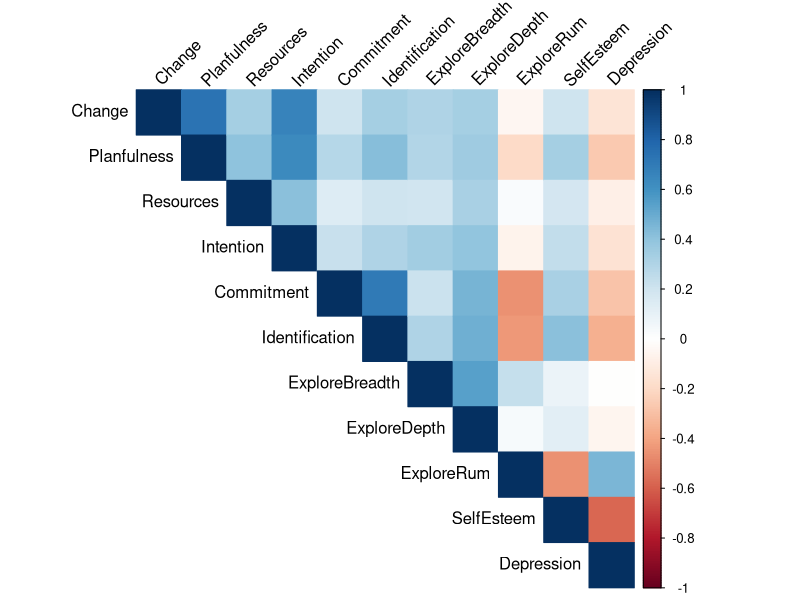

Generate this figure with R: (Note: this script raises an error after producing the figure.)
### Laura Maria Fetz
### Reshaping the essence of personal growth, identity formation, and well-being
### Last updated 3rd of October 2026

#------------------------------------------------------------------------------- LOADING DATA AND PACKAGES
# Load packages
library(lavaan)
library(corrplot)
library(tidyverse)

# Import correlation matrix
data <- c(0.73,
          0.33, 0.40,
          0.66, 0.63, 0.41,
          0.20, 0.28, 0.14, 0.22,
          0.33, 0.42, 0.20, 0.30, 0.70,
          0.30, 0.29, 0.19, 0.34, 0.21, 0.30,
          0.33, 0.35, 0.32, 0.39, 0.46, 0.48, 0.54,
          -0.05, -0.20, 0.02, -0.07, -0.46, -0.44, 0.23, 0.03,
          0.20, 0.33, 0.18, 0.24, 0.32, 0.41, 0.08, 0.12, -0.46,
          -0.15, -0.27, -0.09, -0.16, -0.29, -0.36, -0.01, -0.06, 0.45, -0.58)


# Summary statistics
N   <- 551
M   <- c(3.04, 2.97, 2.33, 3.17, 3.54, 3.47, 3.53, 3.17, 2.58, 3.11, 0.91)
SDs <- c(0.86, 0.91, 1.14, 0.88, 0.95, 0.85, 0.78, 0.80, 0.96, 0.64, 0.65)

# Variable names
obsnames <- c("Change", "Planfulness", "Resources", "Intention", 
              "Commitment", "Identification", "ExploreBreadth", "ExploreDepth", 
              "ExploreRum", "SelfEsteem", "Depression")

#------------------------------------------------------------------------------- CORRELATION AND COVARIANCE MATRIX
# Correlation matrix
(corMat <- getCov(data, diagonal = FALSE, names = obsnames))


# Create a heatmap
corrplot(corMat, method = "color", type = "upper", 
         tl.col = "black", tl.srt = 45)


# Covariance matrix
(covMat <- getCov(data, diagonal = FALSE, sds= SDs, names = obsnames))

#------------------------------------------------------------------------------- INITIAL MODEL
# Define model
model1 <- '
    # Regressions
    Commitment       ~         b52*Planfulness
    Identification   ~         b62*Planfulness
    ExploreBreadth   ~         b74*Intention
    ExploreDepth     ~         b83*Resources + b84*Intention
    ExploreRum       ~         b91*Change + b92*Planfulness + b93*Resources
    SelfEsteem       ~         b102*Planfulness + b106*Identification + 
                               b107*ExploreBreadth + b109*ExploreRum
    Depression       ~         b112*Planfulness + b116*Identification + 
                               b119*ExploreRum

    # Residual variance
    Change          ~~         p11*Change
    Planfulness     ~~         p22*Planfulness
    Resources       ~~         p33*Resources
    Intention       ~~         p44*Intention
    Commitment      ~~         p55*Commitment
    Identification  ~~         p66*Identification
    ExploreBreadth  ~~         p77*ExploreBreadth
    ExploreDepth    ~~         p88*ExploreDepth
    ExploreRum      ~~         p99*ExploreRum
    SelfEsteem      ~~         p1010*SelfEsteem
    Depression      ~~         p1111*Depression
'

# Run model
model1Out <- lavaan(model1, sample.cov = covMat, 
                    sample.nobs = N, likelihood = "wishart")

# Print summary
summary(model1Out, standardized = TRUE, fit = TRUE)


#------------------------------------------------------------------------------- UPDATE MODELS ADDING ONLY COVARIANCES
# Adjust critical value for 40 df
crit <- qchisq(.05/40, df=1, lower.tail = TRUE)

# Modification indices
modificationIndices(model1Out, sort. = TRUE, minimum.value = crit)
 
# Update model
model2 <- c(model1, 'Planfulness ~~ p1122*Change')


# Run model
model2Out <- lavaan(model2, sample.cov = covMat,
                    sample.nobs = N, likelihood = "wishart")

# Print summary
summary(model2Out, fit = TRUE)


# Adjust critical value for 39 df
crit <- qchisq(.05/39, df=1, lower.tail = TRUE)

# Modification indices
modificationIndices(model2Out, sort. = TRUE, minimum.value = crit)

# Update model
model3 <- c(model2, 'Commitment ~~ p6655*Identification')


# Run model
model3Out <- lavaan(model3, sample.cov = covMat,
                    sample.nobs = N, likelihood = "wishart")

# Print summary
summary(model3Out, fit = TRUE)
 
 
# Adjust critical value for 38 df
crit <- qchisq(.05/38, df=1, lower.tail = TRUE)

# Modification indices
modificationIndices(model3Out, sort. = TRUE, minimum.value = crit)

# Update model
model4 <- c(model3, 'ExploreBreadth ~~ p8877*ExploreDepth')


# Run model
model4Out <- lavaan(model4, sample.cov = covMat,
                    sample.nobs = N, likelihood = "wishart")

# Print summary
summary(model4Out, fit = TRUE)
 

# Adjust critical value for 37 df
crit <- qchisq(.05/37, df=1, lower.tail = TRUE)

# Modification indices
modificationIndices(model4Out, sort. = TRUE, minimum.value = crit)
 
# Update model
model5 <- c(model4, 'SelfEsteem ~~ p1110*Depression')


# Run model
model5Out <- lavaan(model5, sample.cov = covMat,
                    sample.nobs = N, likelihood = "wishart")

# Print summary
summary(model5Out, fit = TRUE)
 

# Adjust critical value for 36 df
crit <- qchisq(.05/36, df=1, lower.tail = TRUE)

# Modification indices
modificationIndices(model5Out, sort. = TRUE, minimum.value = crit)
 
# Update model
model6 <- c(model5, 'Intention ~~ p3344*Resources')


# Run model
model6Out <- lavaan(model6, sample.cov = covMat,
                    sample.nobs = N, likelihood = "wishart")

# Print summary
summary(model6Out, fit = TRUE)
 

# Adjust critical value for 35 df
crit <- qchisq(.05/35, df=1, lower.tail = TRUE)

# Modification indices
modificationIndices(model6Out, sort. = TRUE, minimum.value = crit)
 
# Update model
model7 <- c(model6, 'Intention ~~ p1144*Change')

# Run model
model7Out <- lavaan(model7, sample.cov = covMat,
                    sample.nobs = N, likelihood = "wishart")

# Print summary
summary(model7Out, fit = TRUE)
 
 
# Adjust critical value for 34 df
crit <- qchisq(.05/34, df=1, lower.tail = TRUE)

# Modification indices
modificationIndices(model7Out, sort. = TRUE, minimum.value = crit)

# Update model
model8 <- c(model7, 'Planfulness ~~ p4422*Intention')


# Run model
model8Out <- lavaan(model8, sample.cov = covMat,
                    sample.nobs = N, likelihood = "wishart")
# Print summary
summary(model8Out, fit = TRUE)
 
 
# Adjust critical value for 33 df
crit <- qchisq(.05/33, df=1, lower.tail = TRUE)

# Modification indices
modificationIndices(model8Out, sort. = TRUE, minimum.value = crit)
 
# Update model
model9<- c(model8, 'ExploreBreadth ~~ p9977*ExploreRum')


# Run model
model9Out <- lavaan(model9, sample.cov = covMat,
                    sample.nobs = N, likelihood = "wishart")
# Print summary
summary(model9Out, fit = TRUE)
 

 
# Adjust critical value for 32 df
crit <- qchisq(.05/32, df=1, lower.tail = TRUE)

# Modification indices
modificationIndices(model9Out, sort. = TRUE, minimum.value = crit)
 
# Update model
model10<- c(model9, 'Planfulness ~~ p3322*Resources')


# Run model
model10Out <- lavaan(model10, sample.cov = covMat,
                     sample.nobs = N, likelihood = "wishart")
# Print summary
summary(model10Out, fit = TRUE)
 
 
# Adjust critical value for 31 df
crit <- qchisq(.05/31, df=1, lower.tail = TRUE)

# Modification indices
modificationIndices(model10Out, sort. = TRUE, minimum.value = crit)
 
# Update model
model11<- c(model10, 'Resources ~~ p1133*Change')


# Run model
model11Out <- lavaan(model11, sample.cov = covMat,
                     sample.nobs = N, likelihood = "wishart")
# Print summary
summary(model11Out, fit = TRUE)
 
 
# Adjust critical value for 30 df
crit <- qchisq(.05/30, df=1, lower.tail = TRUE)

# Modification indices
modificationIndices(model11Out, sort. = TRUE, minimum.value = crit)
 
# Update model
model12<- c(model11, 'Identification ~~ p9966*ExploreRum')


# Run model
model12Out <- lavaan(model12, sample.cov = covMat,
                     sample.nobs = N, likelihood = "wishart")

# Print summary
summary(model12Out, fit = TRUE)
 

# Adjust critical value for 29 df
crit <- qchisq(.05/29, df=1, lower.tail = TRUE)

# Modification indices
modificationIndices(model12Out, sort. = TRUE, minimum.value = crit)
 
# Update model
model13<- c(model12, 'Commitment ~~ p9955*ExploreRum')


# Run model
model13Out <- lavaan(model13, sample.cov = covMat,
                     sample.nobs = N, likelihood = "wishart")

# Print summary
summary(model13Out, fit = TRUE)
 

# Adjust critical value for 28 df
crit <- qchisq(.05/28, df=1, lower.tail = TRUE)

# Modification indices
modificationIndices(model13Out, sort. = TRUE, minimum.value = crit)
 
# Update model
model14<- c(model13, 'ExploreDepth ~~ p9988*ExploreRum')


# Run model
model14Out <- lavaan(model14, sample.cov = covMat,
                     sample.nobs = N, likelihood = "wishart")

# Print summary
summary(model14Out, fit = TRUE)
 

 
# Adjust critical value for 27 df
crit <- qchisq(.05/27, df=1, lower.tail = TRUE)

# Modification indices
modificationIndices(model14Out, sort. = TRUE, minimum.value = crit)
 
# Update model
model15<- c(model14, 'Commitment ~~ p8855*ExploreDepth')


# Run model
model15Out <- lavaan(model15, sample.cov = covMat,
                     sample.nobs = N, likelihood = "wishart")

# Print summary
summary(model15Out, fit = TRUE)
 

# Adjust critical value for 26 df
crit <- qchisq(.05/26, df=1, lower.tail = TRUE)

# Modification indices
modificationIndices(model15Out, sort. = TRUE, minimum.value = crit)
 
# Update model
model16<- c(model15, 'Identification ~~ p7766*ExploreDepth')


# Run model
model16Out <- lavaan(model16, sample.cov = covMat,
                     sample.nobs = N, likelihood = "wishart")

# Print summary
summary(model16Out, fit = TRUE)
 
 
# Adjust critical value for 25 df
crit <- qchisq(.05/25, df=1, lower.tail = TRUE)

# Modification indices
modificationIndices(model16Out, sort. = TRUE, minimum.value = crit)

# Update model
model17<- c(model16, 'Identification ~~ p8866*ExploreBreadth')


# Run model
model17Out <- lavaan(model17, sample.cov = covMat,
                     sample.nobs = N, likelihood = "wishart")

# Print summary
summary(model17Out, fit = TRUE)

 
# Adjust critical value for 24 df
crit <- qchisq(.05/24, df=1, lower.tail = TRUE)

# Modification indices
modificationIndices(model17Out, sort. = TRUE, minimum.value = crit)
 
# Update model
model18<- c(model17, 'Commitment ~~ p7755*ExploreBreadth')


# Run model
model18Out <- lavaan(model18, sample.cov = covMat,
                     sample.nobs = N, likelihood = "wishart")

# Print summary
summary(model18Out, fit = TRUE)
 
 
# Adjust critical value for 23 df
crit <- qchisq(.05/23, df=1, lower.tail = TRUE)

# Modification indices
modificationIndices(model18Out, sort. = TRUE, minimum.value = crit)


#------------------------------------------------------------------------------- ADDING EFFECT
# Update model
model19<- c(model18, 'ExploreBreadth ~ b71*Change')

# Run model
model19Out <- lavaan(model19, sample.cov = covMat,
                     sample.nobs = N, likelihood = "wishart")

# Print summary
summary(model19Out, fit = TRUE)

 
#------------------------------------------------------------------------------- COMPARING MODELS
# Collect fit statistics for the nineteen specifications
model_list <- list(model1Out, model2Out, model3Out, model4Out, model5Out,
                   model6Out, model7Out, model8Out, model9Out, model10Out,
                   model11Out, model12Out, model13Out, model14Out, model15Out,
                   model16Out, model17Out, model18Out, model19Out)

# Perform LRT
for(i in 2:length(model_list)) {
  lrt_result <- lavTestLRT(model_list[[i-1]], model_list[[i]])
  print(paste("Model", i-1, "vs Model", i, ":"))
  print(lrt_result)
}


#------------------------------------------------------------------------------- EXTRACTING FIT INDICES FOR PLOTTING 
# Function to extract model fit indices
extract_fit_indices <- function(model) {
  chi_square <- as.numeric(lavaan::fitMeasures(model, "chisq"))
  df <- as.numeric(lavaan::fitMeasures(model, "df"))
  rmsea <- as.numeric(lavaan::fitMeasures(model, "rmsea"))
  cfi <- as.numeric(lavaan::fitMeasures(model, "cfi"))
  
  return(c(chi_square = chi_square, df = df, rmsea = rmsea, cfi = cfi))
}

# Initialize an empty list to store the results
results <- list()

# Loop over the models and extract the fit indices
for (i in 1:19) {
  model_name <- paste0("model", i, "Out")
  model <- get(model_name)
  results[[model_name]] <- extract_fit_indices(model)
}

# Convert the results to a data frame for easier manipulation
results_df <- results %>%
  do.call(cbind, .) %>%
  t() %>%
  as.data.frame() 

# Transpose results for plotting
results_transposed_df <- results_df %>%
  mutate(Model = seq_len(nrow(results_df)))


#------------------------------------------------------------------------------- PLOTTING
# Create a line graph - RMSEA
plot(results_transposed_df$Model, results_transposed_df$rmsea,
     type = "l", # This specifies a line graph
     main = "RMSEA",
     xlab = "Model",
     ylab = "RMSEA")

# Add dots at each x value
points(results_transposed_df$Model, 
       results_transposed_df$rmsea, col = "black", pch = 19)  

# Add a red line for y = 0.05
abline(h = 0.05, col = "red", lty = 2)

# Adjust the x-axis to show every number
axis(1, at = 1:length(results_transposed_df$Model), 
     labels = results_transposed_df$Model)


# Create a line graph - Chi Square
plot(results_transposed_df$Model, results_transposed_df$chi_square,
     type = "l", # This specifies a line graph
     main = "Chi Square",
     xlab = "Model",
     ylab = "Chi Square")

# Add dots at each x value
points(results_transposed_df$Model, 
       results_transposed_df$chi_square, col = "black", pch = 19)  

# Adjust the x-axis to show every number
axis(1, at = 1:length(results_transposed_df$Model), 
     labels = results_transposed_df$Model)


# Create a line graph - CFI
plot(results_transposed_df$Model, results_transposed_df$cfi,
     type = "l", # This specifies a line graph
     main = "CFI",
     xlab = "Model",
     ylab = "CFI")

# Add dots at each x value
points(results_transposed_df$Model, 
       results_transposed_df$cfi, col = "black", pch = 19)  

# Add a red line for y = 0.9
abline(h = 0.9, col = "red", lty = 2)

# Add a red line for y = 0.95
abline(h = 0.95, col = "red", lty = 2)

# Adjust the x-axis to show every number
axis(1, at = 1:length(results_transposed_df$Model), 
     labels = results_transposed_df$Model)

#------------------------------------------------------------------------------- FINAL MODEL
# Define final model for transparency 
modelFinal <- '
    # Regressions
    Commitment       ~         b52*Planfulness
    Identification   ~         b62*Planfulness
    ExploreBreadth   ~         b74*Intention
    ExploreDepth     ~         b83*Resources + b84*Intention
    ExploreRum       ~         b91*Change + b92*Planfulness + b93*Resources
    SelfEsteem       ~         b102*Planfulness + b106*Identification + 
                               b107*ExploreBreadth + b109*ExploreRum
    Depression       ~         b112*Planfulness + b116*Identification + 
                               b119*ExploreRum

    # Residual variance
    Change          ~~         p11*Change
    Planfulness     ~~         p22*Planfulness
    Resources       ~~         p33*Resources
    Intention       ~~         p44*Intention
    
    Commitment      ~~         p55*Commitment
    Identification  ~~         p66*Identification
    ExploreBreadth  ~~         p77*ExploreBreadth
    ExploreDepth    ~~         p88*ExploreDepth
    ExploreRum      ~~         p99*ExploreRum
    
    SelfEsteem      ~~         p1010*SelfEsteem
    Depression      ~~         p1111*Depression
    
    # Covariance  
    Planfulness     ~~         p12*Change + p32*Resources + p43*Intention
    Resources       ~~         p13*Change
    Intention       ~~         p14*Change + p34*Resources
    
    Commitment      ~~         p65*Identification + p75*ExploreBreadth + 
                               p85*ExploreDepth + p95*ExploreRum
    Identification  ~~         p76*ExploreBreadth + p86*ExploreDepth + 
                               p96*ExploreRum
    ExploreBreadth  ~~         p87*ExploreDepth + p97*ExploreRum
    ExploreDepth    ~~         p98*ExploreRum
    
    SelfEsteem      ~~         p1110*Depression
'

# Run model
modelFinalOut <- lavaan(modelFinal, sample.cov = covMat, 
                        sample.nobs = N, likelihood = "wishart")

# Print summary
summary(modelFinalOut, standardized = TRUE, fit = TRUE)


#------------------------------------------------------------------------------- EQUIVALENCE TEST
# Compare fitMeasures of both models
fitMeasures(modelFinalOut)
fitMeasures(model18Out)

dir.create("results", showWarnings = FALSE)
write.csv(results_transposed_df, "results/model_fit.csv", row.names = FALSE)
write.csv(parameterEstimates(modelFinalOut, standardized = TRUE, ci = TRUE),
          "results/final_parameters.csv", row.names = FALSE)
capture.output(cat("# Project: Laura Maria Fetz\n"), sessionInfo(), file = "results/session_info.txt")
